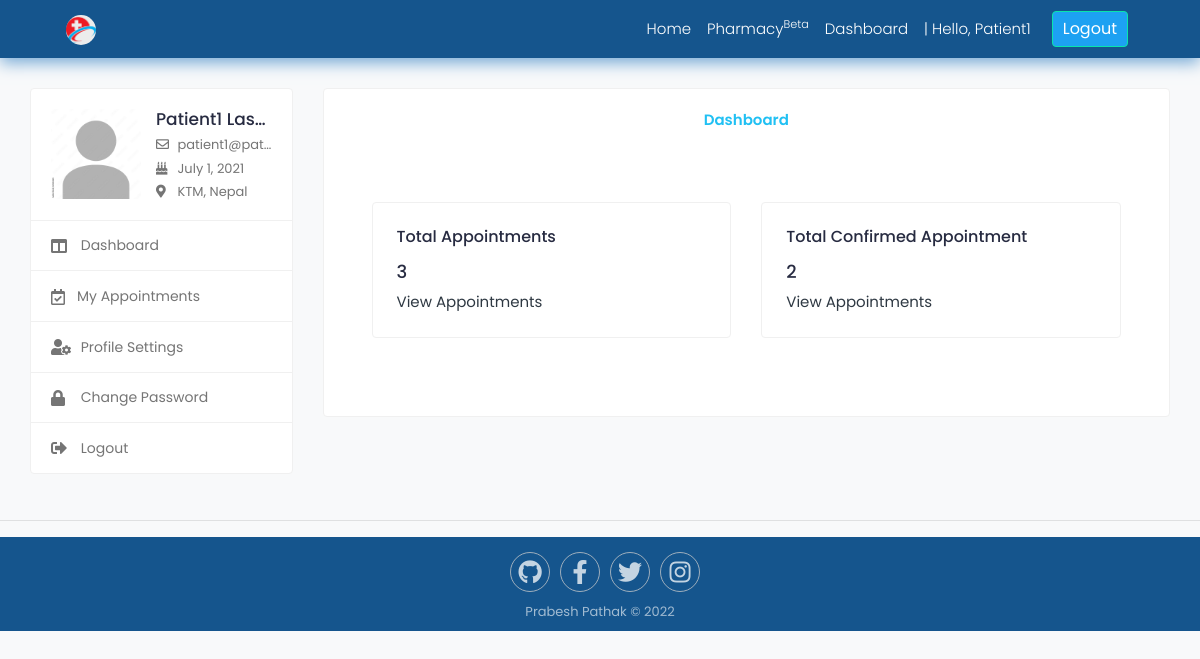
/accounts/ (signed in), run on the app's committed database.
### accounts/models.py (models this page shows, shortened)
class User(AbstractUser):
    GENDER_CHOICES = (
    (0, 'male'),
    (1, 'female'),
    (2, 'not specified'),
)
    username = None
    is_doctor = models.BooleanField(default=False)
    is_patient = models.BooleanField(default=True)
    first_name = models.CharField(max_length=100)
    last_name = models.CharField(max_length=100)
    email = models.EmailField(max_length=40,unique=True)
    phone_number = models.CharField(max_length=20)
    address = models.CharField(max_length=100)
    dob = models.DateField(auto_now_add=False,null=True,blank=False)
    gender = models.IntegerField(choices=GENDER_CHOICES,null=False)
    created_at = models.DateTimeField(auto_now_add=True)
    updated_at = models.DateTimeField(auto_now_add=True)
    is_active = models.BooleanField(default=False)
    USERNAME_FIELD = 'email'
    REQUIRED_FIELDS = []
    objects = UserManager()

class PatientProfile(models.Model):
    user = models.OneToOneField(User,on_delete=models.CASCADE)
    address_1 =  models.CharField(max_length=100,blank=True)
    address_2 =  models.CharField(max_length=100,blank=True)
    profile_pic = models.ImageField(blank=True, upload_to='profile/patient',default='profile/default_user.jpg')

### accounts/views.py (the view, shortened to what this page needs)
# urls.py: path("",views.dashboard,name="dashboard"),
@login_required(login_url = "login")
def dashboard(request):
    if request.user.is_patient:
        apps = app.objects.filter(patient_app = request.user.patient).count()
        confirm_count = app.objects.filter(patient_app = request.user.patient,status="confirm").count()
        context = {'app':apps,'confirm_one':confirm_count}
        return render(request,'accounts/patient/dashboard.html',context)

### templates/accounts/patient/dashboard.html (shortened to what this page needs)
{% extends "base.html" %}
{% load static %}
{% block content %}
      <div class="content">
        <div class="container-fluid">
          <div class="row">
       {% include 'includes/dashboard_sidebar.html' %}
            <div class="col-md-7 col-lg-8 col-xl-9">
              <div class="card">
                <div class="card-body pt-0">
                  <nav class="user-tabs mb-4">
                    <ul class="nav nav-tabs nav-tabs-bottom nav-justified">
                      <li class="nav-item">
                        <a
                          class="nav-link active"
                          href="#"
                          data-toggle="tab"
                          >Dashboard</a
                        >
                      </li>
                    </ul>
                  </nav>
                  <div class="card-body">
                    <div class="row">
                      <div class="col-md-6">
                        <div class="card">
                          <div class="card-body">
                            <h5 class="card-title">Total Appointments</h5>
                            <h4>{{app}}</h4>
                            <a href="{% url 'myAppointment' %}">View Appointments</a>
                          </div>
                        </div>
                      </div>
                      <div class="col-md-6">
                        <div class="card">
                          <div class="card-body">
                            <h5 class="card-title">Total Confirmed Appointment</h5>
                            <h4>{{confirm_one}}</h4>
                            <a href="{% url 'myAppointment' %}">View Appointments</a>
                          </div>
                        </div>
                      </div>
                    </div>
                  </div>
                </div>
              </div>
            </div>
          </div>
        </div>
      </div>
{% endblock %}

### templates/includes/navbar.html (shortened to what this page needs)
{% load static %}
<nav
  class="navbar navbar-expand-lg navbar-light text-white"
  id="navbar"
  style="background: #15558d; box-shadow: 0px 5px 15px #77aad6"
>
  <a
    class="navbar-brand mx-auto text-white ml-3"
    id="logo"
    href="{% url 'home' %}"
    ><img
      style="margin-left: 50px; border-radius: 50%; height: 30px; width: 30px"
      id="logo"
      src="../../static/images/newlogo.png"
      alt=""
      width="100px"
  /></a>
  <div
    class="collapse navbar-collapse justify-content-end"
    id="navbarSupportedContent"
  >
    {% if user.id is None %}
    <ul class="navbar-nav" style="margin-right: 50px">
      <li class="nav-item font-weight-light">
        <a
          id="login"
          class="nav-link text-white text-decoration-none"
          href="{% url 'login' %}"
          >Login
        </a>
      </li>
      <li class="nav-item font-weight-light">
        <a
          id="register"
          class="nav-link text-white text-decoration-none"
          href="{% url 'register' %}"
          >Register
        </a>
      </li>
    </ul>
    {% else %}
    <ul class="navbar-nav mr-lg-5 align-items-center">
      <li class="nav-item font-weight-light mx-2">
        <a class="text-white text-decoration-none" href="{% url 'homeAfter' %}"
          >Home</a
        >
      </li>
      <li class="nav-item font-weight-light mx-2">
        <a
          class="text-white text-decoration-none"
          href="{% url 'pharmacySearch' %}"
          >Pharmacy<sup>Beta</sup></a
        >
      </li>
      <li class="nav-item font-weight-light mx-2">
        <a class="text-white text-decoration-none" href="{% url 'dashboard' %}"
          >Dashboard</a
        >
      </li>
      <li class="nav-item font-weight-light mx-2">
        | Hello, {{user.first_name}}
      </li>
      <li class="nav-item font-weight-light mx-2">
        <a
          id="register"
          class="btn btn-outline-primary"
          href="{% url 'logout' %}"
          >Logout
        </a>
      </li>
    </ul>
    {% endif %}
  </div>
</nav>

### templates/includes/dashboard_sidebar.html (shortened to what this page needs)
{% load static %}
<div class="col-md-5 col-lg-4 col-xl-3 theiaStickySidebar">
  <div class="profile-sidebar">
    <div class="widget-profile pro-widget-content">
      <div class="profile-info-widget">
        <a href="#" class="booking-doc-img">
          {% if user.patientprofile.profile_pic %}
          <img src="{{user.patientprofile.profile_pic.url}}" alt="User Image" />
          {% else %}
          <img src="{{user.doctorprofile.profile_pic.url}}" alt="User Image">
                    {% endif %}
        </a>
        <div class="profile-det-info">
          <h3>{{user.first_name}} {{user.last_name}}</h3>
          <div class="patient-details">
            <h5><i class="far fa-envelope"></i> {{user.email}}</h5>
            <h5><i class="fas fa-birthday-cake"></i> {{user.dob}}</h5>
            <h5 class="mb-0">
              <i class="fas fa-map-marker-alt"></i> {% if user.is_doctor %}
              {{user.doctor.location}} {% else %} {{user.address}}{% endif %}, Nepal
            </h5>
          </div>
        </div>
      </div>
    </div>
    <div class="dashboard-widget">
      <nav class="dashboard-menu">
        {% if request.user.is_patient %}
        <ul>
          <li class="{% if '/dashboard/' in request.path %}active{% endif %}">
            <a href="{% url 'dashboard' %}">
              <i class="fas fa-columns"></i>
              <span>Dashboard</span>
            </a>
          </li>
          <li
            class="{% if '/myAppointment/' in request.path %}active{% endif %}"
          >
            <a href="{% url 'myAppointment' %}">
              <i class="far fa-calendar-check"></i><span>My Appointments</span>
            </a>
          </li>
          <li class="{% if '/editProfile/' in request.path %}active{% endif %}">
            <a href="{% url 'editProfile' %}">
              <i class="fas fa-user-cog"></i>
              <span>Profile Settings</span>
            </a>
          </li>
          <li
            class="{% if '/changePassword/' in request.path %}active{% endif %}"
          >
            <a href="{% url 'changePassword' %}">
              <i class="fas fa-lock"></i>
              <span>Change Password</span>
            </a>
          </li>
          <li>
            <a href="{% url 'logout' %}">
              <i class="fas fa-sign-out-alt"></i>
              <span>Logout</span>
            </a>
          </li>
        </ul>
        {% endif %}
      </nav>
    </div>
  </div>
</div>

### static/css/css.css (style rules this page uses)
*, *::after, *::before { margin: 0; padding: 0; box-sizing: inherit; }
html { font-family: "Roboto", sans-serif; font-weight: 400; }
body { box-sizing: border-box; overflow-x: hidden; }
#register { margin-left: 5px; color: white; background: #1da1f2; padding: 5px 10px; }
#logo { color: #333333; }
#navbar { background: #ffffff; }
.nav-link { display: inline-block; }

### static/css/style.css (style rules this page uses)
html { height: 100%; }
body { background-color: #f8f9fa; color: #272b41; font-family: "Poppins", sans-serif; font-size: 0.9375rem; height: 100%; overflow-x: hidden; }
h1, h2, h3, h4, h5, h6 { color: #272b41; font-weight: 500; }
.h3, h3 { font-size: 1.5rem; }
.h4, h4 { font-size: 1.125rem; }
.h5, h5 { font-size: 1rem; }
a { color: #2E3842; }
input, button, a { transition: all 0.4s ease; -moz-transition: all 0.4s ease; -o-transition: all 0.4s ease; -ms-transition: all 0.4s ease; -webkit-transition: all 0.4s ease; }
.container-fluid { padding-left: 30px; padding-right: 30px; }
.content { min-height: 200px; padding: 30px 0 0; }
.btn-outline-primary { color: #09e5ab; border-color: #09e5ab; }
.card { border: 1px solid #f0f0f0; margin-bottom: 1.875rem; }
.card-body { padding: 1.5rem; }
.card-title { margin-bottom: 15px; }
.profile-sidebar { background-color: #fff; border: 1px solid #f0f0f0; border-radius: 4px; margin-bottom: 30px; overflow: hidden; }
.pro-widget-content { border-bottom: 1px solid #f0f0f0; padding: 20px; text-align: center; }
.profile-info-widget { display: -webkit-box; display: -ms-flexbox; display: flex; text-align: left; }
.profile-info-widget .booking-doc-img { margin-right: 15px; }
.profile-info-widget .booking-doc-img img { border-radius: 4px; height: 90px; width: 90px; object-fit: cover; }
.profile-det-info { overflow: hidden; }
.profile-det-info h3 { font-size: 17px; text-overflow: ellipsis; white-space: nowrap; overflow: hidden; }
.patient-details h5 { color: #757575; font-size: 13px; font-weight: normal; margin-bottom: 8px; overflow: hidden; text-overflow: ellipsis; white-space: nowrap; }
.patient-details h5 i { width: 18px; }
.dashboard-menu ul { color: #757575; font-size: 14px; line-height: 17px; list-style: none; margin: 0; padding: 0; text-transform: capitalize; }
.dashboard-menu ul li { line-height: inherit; }
.dashboard-menu>ul>li { border-bottom: 1px solid #f0f0f0; position: relative; }
.dashboard-menu>ul>li:last-child { border-bottom: 0; }
.dashboard-menu ul li a span, .dashboard-menu ul li a i { display: inline-block; vertical-align: middle; }
.dashboard-menu>ul>li>a { color: #757575; display: block; padding: 16px 20px; }
.dashboard-menu ul li a i { font-size: 16px; margin-right: 10px; width: 16px; }
.user-tabs .nav-tabs>li>a { border: 0; border-bottom: 3px solid transparent; color: #3e3e3e; font-weight: 600; padding: 20px; }
.user-tabs .nav-tabs.nav-tabs-bottom>li>a.active, .user-tabs .nav-tabs.nav-tabs-bottom>li>a.active:hover, .user-tabs .nav-tabs.nav-tabs-bottom>li>a.active:focus { border-bottom-width: 3px; color: #20c0f3; }

### data on the page
User: first_name "Patient1", patientprofile.profile_pic (placeholder picture), last_name "Las…", email "patient1@pat…", dob "July 1, 2021", address "KTM"

### other printed values
{{ app }} "3"
{{ confirm_one }} "2"
